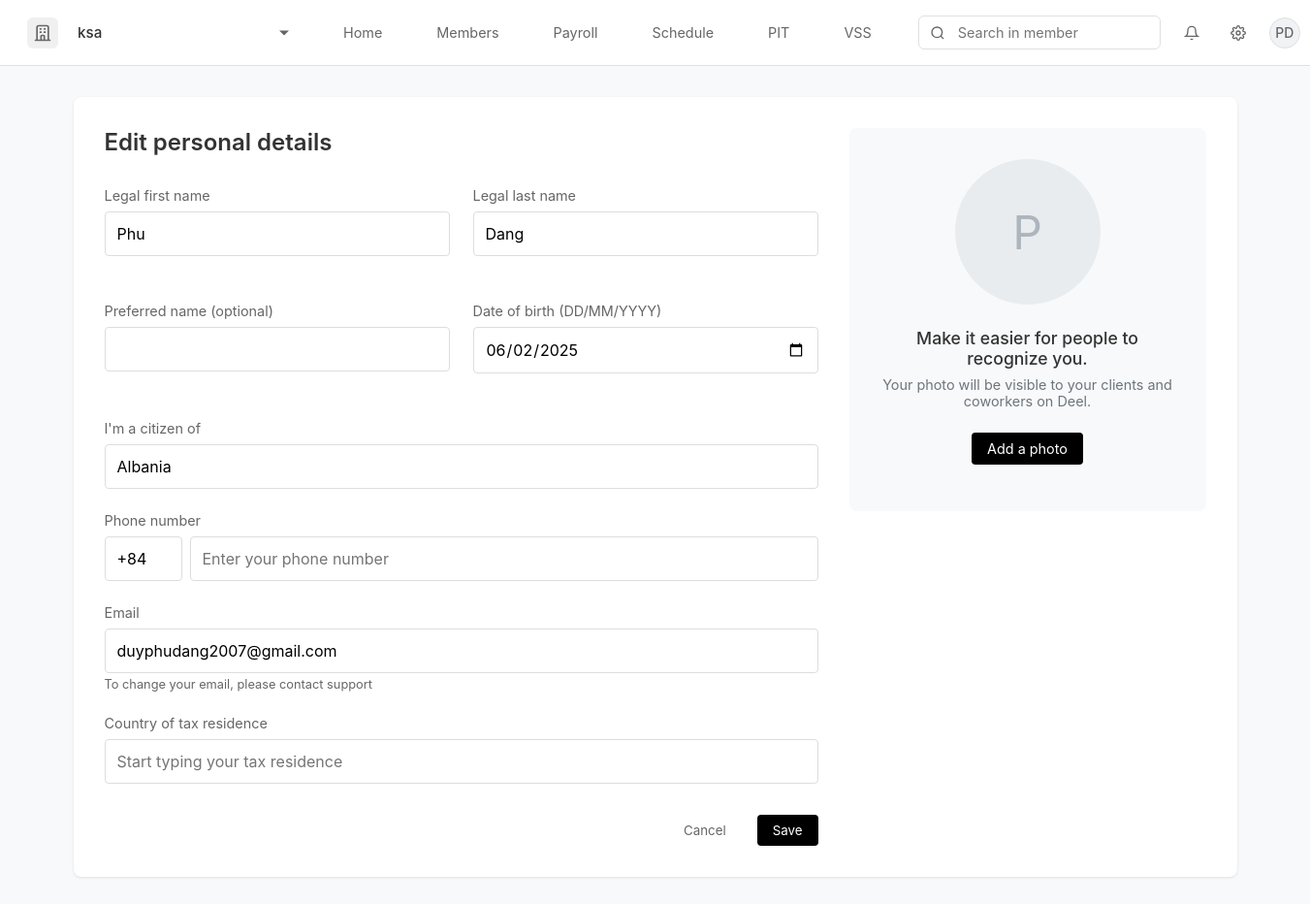
/profile/edit-personal-details (signed in), run on an earlier commit of the app's database.
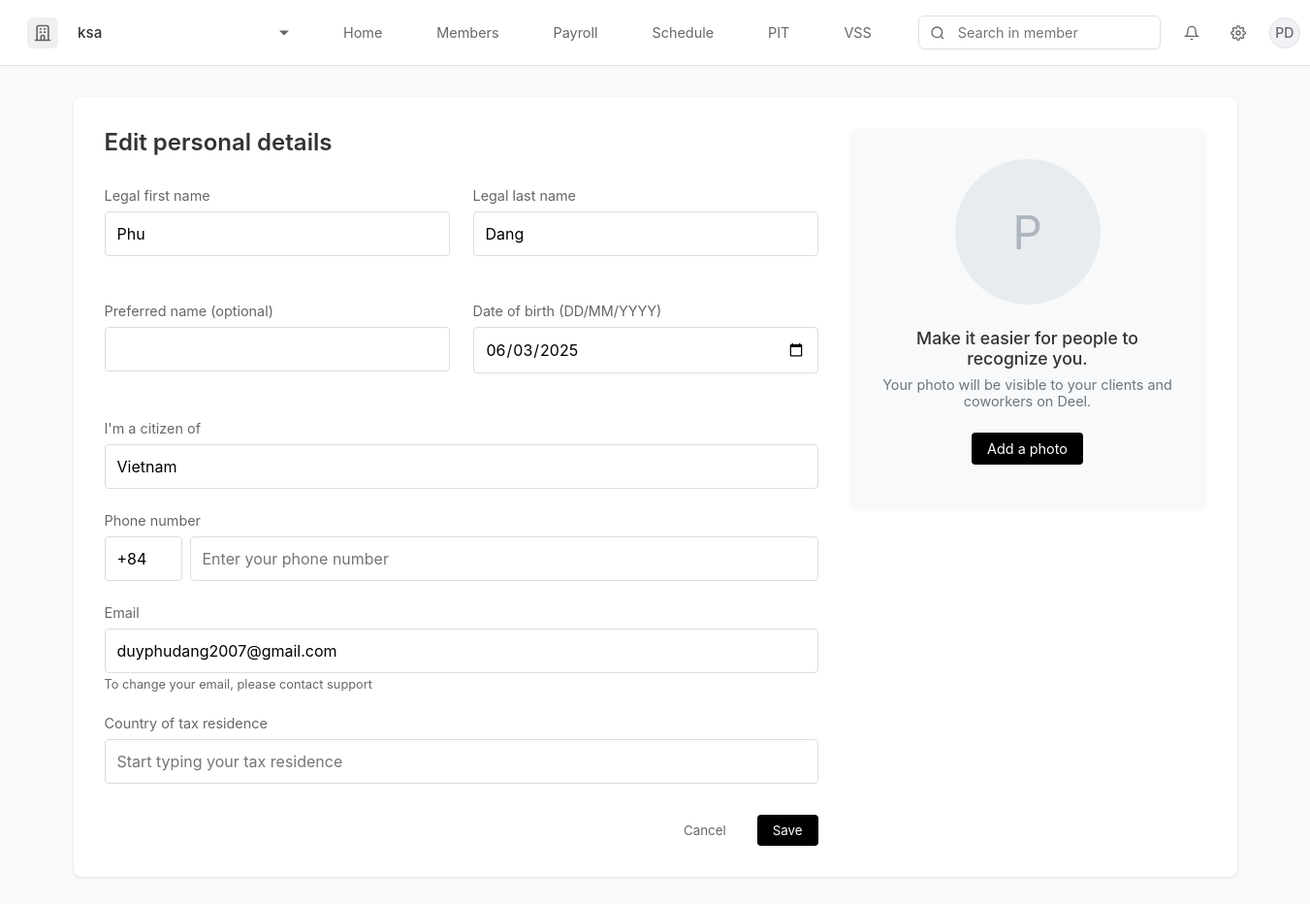
And on a later commit of the database.
### app.py (models this page shows, shortened)
class User(db.Model):
    id = db.Column(db.Integer, primary_key=True)
    email = db.Column(db.String(120), unique=True, nullable=False)
    password = db.Column(db.String(80), nullable=False)
    first_name = db.Column(db.String(80))
    last_name = db.Column(db.String(80))
    preferred_name = db.Column(db.String(80))
    date_of_birth = db.Column(db.String(20))
    citizenship = db.Column(db.String(80))
    phone = db.Column(db.String(20))
    tax_residence = db.Column(db.String(80))
    department = db.Column(db.String(80))
    job_title = db.Column(db.String(80))
    seniority_level = db.Column(db.String(80))
    created_at = db.Column(db.DateTime, default=datetime.utcnow)
    profile_completed = db.Column(db.Boolean, default=False)
    organization_id = db.Column(db.Integer, db.ForeignKey('organization.id'))
    organization = db.relationship('Organization')
    avatar_url = db.Column(db.String(255))
    @property
    def name(self):
        if self.preferred_name:
            return self.preferred_name
        if self.first_name and self.last_name:
            return f"{self.first_name} {self.last_name}"
        return "None"

### app.py (the view)
@app.route('/profile/edit-personal-details')
def edit_personal_details():
    if 'user_id' not in session:
        return redirect('/login')
    user = User.query.get(session['user_id'])
    if not user:
        session.pop('user_id', None)
        return redirect('/login')
    return render_template('edit_personal_details.html', user=user)

### app.py (called while the page is built)
@app.context_processor
def inject_organization():
    if 'user_id' in session:
        user = User.query.get(session['user_id'])
        if user and user.organization_id:
            organization = Organization.query.get(user.organization_id)
            return {'organization': organization}
    return {'organization': None}

### templates/edit_personal_details.html (shortened to what this page needs)
{% extends "base.html" %}
{% block content %}
<div class="edit-details-container">
    <div class="details-section">
        <h2 class="edit-details-title">Edit personal details</h2>
        <form id="personalDetailsForm">
            <div class="form-row">
                <div class="form-group">
                    <label class="form-label">Legal first name</label>
                    <input type="text" class="form-input" id="firstName" value="{{ user.first_name }}">
                </div>
                <div class="form-group">
                    <label class="form-label">Legal last name</label>
                    <input type="text" class="form-input" id="lastName" value="{{ user.last_name }}">
                </div>
            </div>
            <div class="form-row">
                <div class="form-group">
                    <label class="form-label">Preferred name (optional)</label>
                    <input type="text" class="form-input" id="preferredName" value="{{ user.preferred_name or '' }}">
                </div>
                <div class="form-group">
                    <label class="form-label">Date of birth (DD/MM/YYYY)</label>
                    <input type="date" class="form-input" id="dateOfBirth" value="{{ user.date_of_birth }}">
                </div>
            </div>
            <div class="form-group">
                <label class="form-label">I'm a citizen of</label>
                <div class="dropdown-wrapper">
                    <input type="text" class="form-input" id="citizenship" value="{{ user.citizenship }}" placeholder="Start typing your citizenship">
                </div>
            </div>
            <div class="form-group">
                <label class="form-label">Phone number</label>
                <div class="phone-input-group">
                    <input type="text" class="form-input phone-prefix" value="+84" readonly>
                    <input type="text" class="form-input" id="phone" value="{{ user.phone or '' }}" placeholder="Enter your phone number" pattern="[0-9]*" inputmode="numeric">
                </div>
            </div>
            <div class="form-group">
                <label class="form-label">Email</label>
                <input type="email" class="form-input" value="{{ user.email }}" readonly>
                <div class="form-hint">To change your email, please contact support</div>
            </div>
            <div class="form-group">
                <label class="form-label">Country of tax residence</label>
                <div class="dropdown-wrapper">
                    <input type="text" class="form-input" id="taxResidence" value="{{ user.tax_residence or '' }}" placeholder="Start typing your tax residence">
                </div>
            </div>
            <div class="form-actions">
                <button type="button" class="btn-cancel" onclick="window.location.href='/profile/settings'">Cancel</button>
                <button type="submit" class="btn-save">Save</button>
            </div>
        </form>
    </div>
    <div class="avatar-section">
        <div class="avatar-preview" id="avatarPreview">
            {% if user.avatar_url %}
                <img src="{{ user.avatar_url }}" alt="Profile photo">
            {% else %}
                {{ user.first_name[0] if user.first_name else 'Q' }}
            {% endif %}
        </div>
        <h3 class="avatar-title">Make it easier for people to recognize you.</h3>
        <p class="avatar-description">Your photo will be visible to your clients and coworkers on Deel.</p>
        <form id="avatarForm" class="avatar-form {% if user.avatar_url %}hidden{% endif %}" enctype="multipart/form-data">
            <button type="button" class="btn-upload" onclick="document.getElementById('avatarInput').click()">
                Add a photo
            </button>
        </form>
    </div>
</div>
{% endblock %}

What changed in the data, as far as the page shows it:
changed User "Phu": date_of_birth "06/02/2025" → "06/03/2025"; citizenship "Albania" → "Vietnam"
